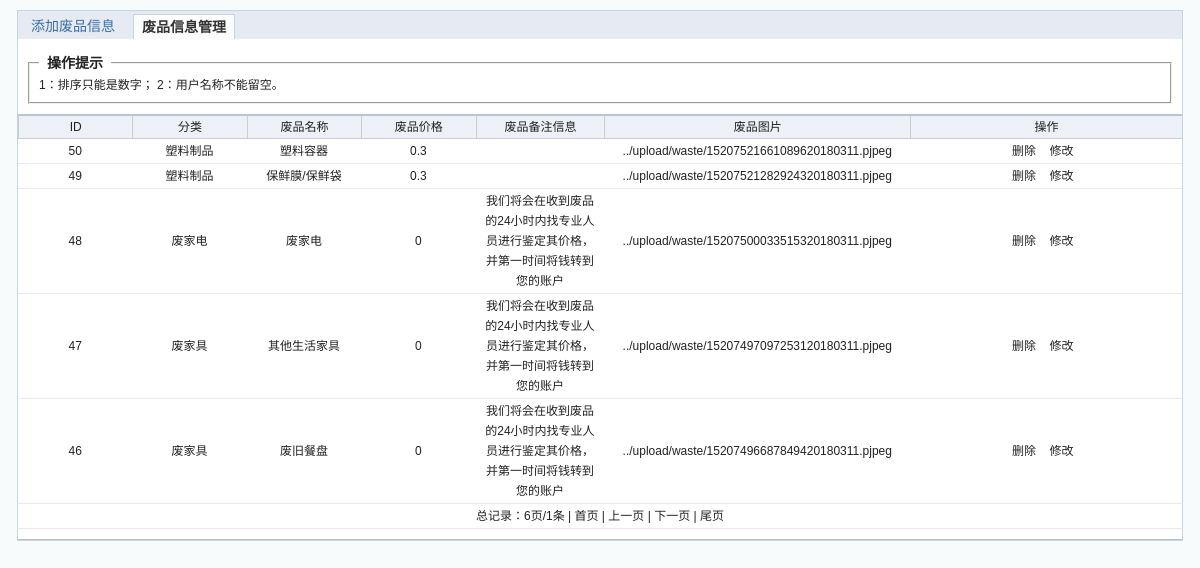
The app's page /jyzfz_admin/waste.inc.php with its own data.
### tables this page shows
CREATE TABLE `lo_waste` (
  `id` int(10) NOT NULL AUTO_INCREMENT,
  `class` int(1) DEFAULT NULL,
  `name` varchar(50) DEFAULT NULL,
  `pic` varchar(100) DEFAULT NULL,
  `inf` varchar(1000) DEFAULT NULL,
  `price` varchar(50) DEFAULT NULL,
  PRIMARY KEY (`id`)
);

### includes/MyDb.php (called while the page is built, shortened)
<?php
class MyDb
{
    public function __construct($dbname,$host="qdm190234501.my3w.com",$user="qdm190234501",$pwd="zfz666666",$charset="SET NAMES UTF8")
    {
        $this->dbname = $dbname;
        $this->host = $host;
        $this->user = $user;
        $this->pwd = $pwd;
        $this->charset = $charset;
    }
    public function query($sql)
    {
        return @mysql_query($sql);
    }
    public function fetch($res)
    {
        return @mysql_fetch_array($res);
    }
    public function get_all($tablename,$where="",$column="*",$order="",$limit="",$join="",$group="")
    {
       $res =  $this->select_num($tablename,$where,$column,$order,$join,$limit,$group);
       $arr = array();
        while($row = $this->fetch($res)){
            $arr[] = $row;
        }
        return $arr;
    }
    private  function getTableName($tableName,$tablePrifx="lo_")
    {
        return $tablePrifx.$tableName;
    }
    public function select_num($tablename,$where="",$column="*",$order=null,$join=null,$limit=null,$group=null)
    {
        $tablename = self::getTableName($tablename);
        $sql = "select {$column}  from {$tablename}";
        if($order){
            $sql.=" order by {$order}";
        }
        if($limit){
            $sql.=" limit {$limit}";
        }
        return $this->query($sql);
    }
}

### includes/init.php (called while the page is built, shortened)
<?php
include(ROOT."includes/MyDb.php");
$Db = new MyDb("qdm190234501_db");

### jyzfz_admin/waste.inc.php (the view, shortened to what this page needs)
<?php
include( "../includes/init.php" );
include( '../includes/page.php' );
?>
<!DOCTYPE html PUBLIC "-//W3C//DTD XHTML 1.0 Transitional//EN" "http://www.w3.org/TR/xhtml1/DTD/xhtml1-transitional.dtd">
<html xmlns="http://www.w3.org/1999/xhtml">
<head>
	<link rel="stylesheet" type="text/css" href="css/style.css"/>
</head>
<body>
	<div id="wrap">
		<div class="tab">
			<ul>
				<li><a href="waste.add.php">添加废品信息</a>
				</li>
				<li><a href="waste.inc.php" class="on">废品信息管理</a>
				</li>
			</ul>
		</div>
		<div class="main">
			<fieldset>
				<legend>操作提示</legend>
				1：排序只能是数字； 2：用户名称不能留空。<span id="er"></span>
			</fieldset>
			<table cellspacing="0" class="datalist" id="list" width="98%">
				<tr>
					<th width="8%">ID</th>
					<th width="8%">分类</th>
					<th width="8%">废品名称</th>
					<th width="8%"> 废品价格</th>
					<th width="9%">废品备注信息</th>
					<th width="10%">废品图片</th>
					<th width="19%">操作</th>
				</tr>
				<?php
				$arr = $Db->get_all( "waste", "", "*", "id desc", $limit_first );
				foreach ( $arr as $row ) {
					?>
				<tr onMouseOver="this.style.backgroundColor='#79D3FF'" onMouseOut="this.style.backgroundColor='#fff'">
					<td align="center">
						<?php echo $row['id']?>
					</td>
					<td align="center">
						<?php
						if ( $row[ 'class' ] == 1 ) {
							echo "废纸";
						} else if ( $row[ 'class' ] == 2 ) {
							echo "塑料制品";
						} else if ( $row[ 'class' ] == 3 ) {
							echo "废纺织品";
						} else if ( $row[ 'class' ] == 4 ) {
							echo "废金属";
						} else if ( $row[ 'class' ] == 5 ) {
							echo "废家具";
						} else if ( $row[ 'class' ] == 6 ) {
							echo "废手机";
						} else if ( $row[ 'class' ] == 7 ) {
							echo "废家电";
						}
						?>
					</td>
					<td align="center">
						<?php echo $row['name']?>
					</td>
					<td align="center">
						<?php echo $row['price']?>
					</td>
					<td align="center">
						<?php echo $row['inf']?>
					</td>
					<td align="center">
						<?php echo $row['pic']?>
					</td>
					<td align="center">
						<a id="delete" href="waste_check.php?id=<?php echo $row['id']?>&amp;action=del&amp;class=<?php echo $row['class']?>">删除</a> &nbsp;&nbsp;
						<a href="waste.edit.php?id=<?php echo $row['id']?>" title="修改密码" class="thickbox">修改</a> &nbsp;</td>
				</tr>
				<?php
				}
				?>
				<tr>
					<td colspan="7" align="center">
						<?php echo $pagenav?>
					</td>
				</tr>
			</table>
		</div>
	</div>
</body>
</html>

### jyzfz_admin/css/style.css (style rules this page uses)
body { text-align:center;margin:0 auto;background:rgb(247,251,252);font-family:"宋体",Arial, Helvetica, sans-serif }
body,table,td,th,ul,li { font-size:12px;line-height:150%; color:#222222 }
body { background:rgb(247,251,252); }
a { color:#3A6EA5;text-decoration:none; }
ul, li , dl, dt, dd, form { margin:0;padding:0;list-style:none; }
fieldset { margin:10px;position:relative }
legend { font-weight:bold;font-size:14px;padding:0 8px; }
#wrap { margin:10px auto; margin-bottom:0px; border:1px #C4D5DF solid;background:#FFF; width:97%; }
.tab { width:100%;height:28px;overflow:hidden;background:#e5eaf3 }
.tab ul { width:100%;height:28px;overflow:hidden;background:url(../../jyzfz_admin/images/tab_bg.gif) bottom repeat-x; }
.tab ul li { float:left;margin:3px 5px;font-size:14px }
.tab ul li a { display:block;width:100px;height:24px;line-height:24px; }
.tab ul li a.on { background:#fcfcfc;color:#333;font-weight:bold;border:1px solid #C4D5DF;border-bottom:none;border-bottom:none;position:relative;z-index:10;bottom:0px; }
.main { border-bottom:1px #B2C1C6 solid; overflow:hidden;padding:5px 0;text-align:left; bottom:0px }
.datalist { width:100%; margin:5px 0px; overflow:hidden }
.datalist th { border-top:2px solid #afc7d8;background:#edf0f6;font-weight:normal;border-bottom:1px solid #ccc;border-left:1px solid #ccc;text-align:center;padding:2px; }
.datalist td { font-size:12px;padding:2px 5px;border-bottom:1px solid #e9e9e9; line-height:20px }
.datalist td a { color:#222222 }

### records on screen
lo_waste: id "50", class "塑料制品", name "塑料容器", price "0.3", pic "../upload/waste/15207521661089620180311.pjpeg"
lo_waste: id "49", class "塑料制品", name "保鲜膜/保鲜袋", price "0.3", pic "../upload/waste/15207521282924320180311.pjpeg"
lo_waste: id "48", class "废家电", name "废家电", price "0", inf "我们将会在收到废品的24小时内找专业人员进行鉴定其价格，并第一时间将钱转到您的账户", pic "../upload/waste/15207500033515320180311.pjpeg"
lo_waste: id "47", class "废家具", name "其他生活家具", price "0", inf "我们将会在收到废品的24小时内找专业人员进行鉴定其价格，并第一时间将钱转到您的账户", pic "../upload/waste/15207497097253120180311.pjpeg"
lo_waste: id "46", class "废家具", name "废旧餐盘", price "0", inf "我们将会在收到废品的24小时内找专业人员进行鉴定其价格，并第一时间将钱转到您的账户", pic "../upload/waste/15207496687849420180311.pjpeg"

### other values on screen
$pagenav "总记录：6页/1条 |"
